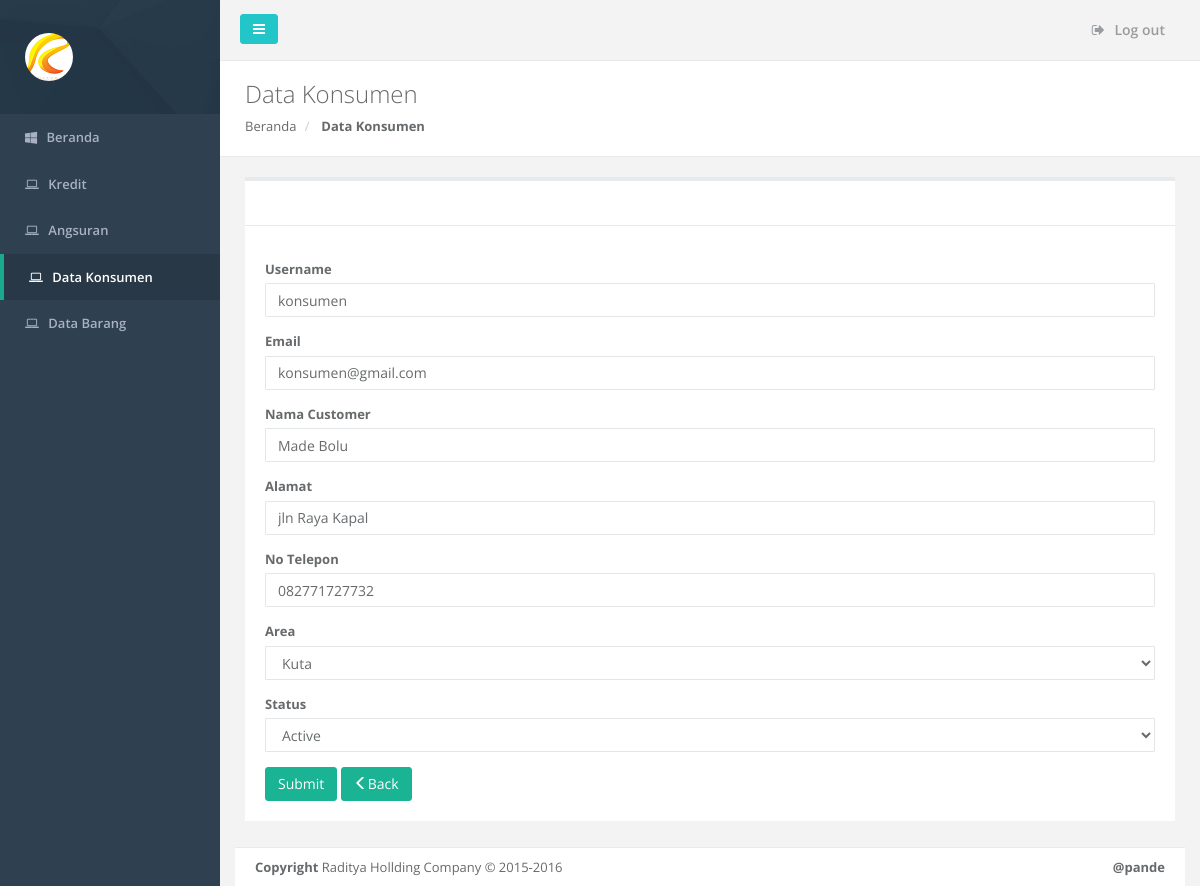
Screenshot of /edit_konsumen.php?id=2 (signed in) with the database file from the repository.
### tables this page shows
CREATE TABLE IF NOT EXISTS `users` (
  `id` int(11) NOT NULL AUTO_INCREMENT,
  `username` varchar(30) NOT NULL,
  `password` varchar(225) NOT NULL,
  `email` varchar(50) NOT NULL,
  `token` varchar(225) DEFAULT NULL,
  `type` smallint(6) NOT NULL,
  `status` smallint(6) NOT NULL,
  `create_at` timestamp NOT NULL DEFAULT CURRENT_TIMESTAMP,
  `last_visit` timestamp NOT NULL DEFAULT '0000-00-00 00:00:00',
  PRIMARY KEY (`id`)
);

CREATE TABLE IF NOT EXISTS `anggota` (
  `id_anggota` int(11) NOT NULL AUTO_INCREMENT,
  `id_user` int(11) NOT NULL,
  `nama` varchar(100) NOT NULL,
  `alamat` text NOT NULL,
  `telepon` varchar(12) NOT NULL,
  `area` varchar(50) DEFAULT NULL,
  PRIMARY KEY (`id_anggota`)
);

### edit_konsumen.php (the view, shortened to what this page needs)
<?php include_once ('layouts/header.php'); ?>
        <div class="row wrapper border-bottom white-bg page-heading">
			<div class="col-lg-10">
				<h2>Data Konsumen</h2>
				<ol class="breadcrumb">
					<li>
						<a href="index.php">Beranda</a>
					</li>
					<li class="active">
						<strong>Data Konsumen</strong>
					</li>
				</ol>
			</div>
				<div class="col-lg-2">
				</div>
		</div>
		<div class="row">
            <div class="col-lg-12">
                <div class="wrapper wrapper-content animated fadeInUp">
                    <div class="ibox">
                        <div class="ibox-title">
                        </div>
                            <div class="ibox-content">
								 <div class="project-list">
								 <?php
                                 $id = $_GET['id'];
										?>
										<?php
                                 if(isset($id)){
                                     $result = $mysqli->query("select * from anggota where id_anggota='$id'");
                                     $row = $result->fetch_assoc();
                                     $result = $mysqli->query("select * from users where id='".$row['id_user']."'");
                                     $user = $result->fetch_assoc();
                                 }
								?>
								<br/>
									 <form method="post">
                                     <div class="form-group">
                                         <label for="user">Username</label>
                                         <input type="text" class="form-control" id="user"  name="user" value="<?php echo $user['username']?>" required>
                                     </div>
                                     <div class="form-group">
                                         <label for="em">Email</label>
                                         <input type="text" class="form-control" id="em"  name="em" value="<?php echo $user['email']?>" required>
                                     </div>
									  <div class="form-group">
										<label for="nama">Nama Customer</label>
										<input type="text" class="form-control" id="nama"  name="nama" value="<?php echo $row['nama']?>" required>
									  </div>
									  <div class="form-group">
										<label for="alamat">Alamat</label>
										<input type="text" class="form-control" id="alamat"  name="alamat" value="<?php echo $row['alamat']?>" required>
									  </div>
									  <div class="form-group">
										<label for="telepon">No Telepon</label>
										<input type="text" class="form-control" id="telepon"  name="telepon" value="<?php echo $row['telepon']?>" required>
									  </div>
                                     <div class="form-group">
                                         <label for="area">Area</label>
                                         <select name="area" id="area" class="form-control" required>
                                             <option value="Kuta" <?= $row['area']=='Kuta' ? 'selected' : '' ?>>Kuta</option>
                                         </select>
                                     </div>
                                     <div class="form-group">
                                         <label for="sts">Status</label>
                                         <select name="sts" id="sts" class="form-control" required>
                                             <option value="10" <?= $user['status']=='10' ? 'selected' : '' ?> >Active</option>
                                         </select>
                                     </div>
									  <button type="submit" class="btn btn-primary"  name="submit">Submit</button>
									  <a href="dtbarang.php" class="btn btn-primary"><span class="glyphicon glyphicon-menu-left" aria-hidden="true"></span>Back</a>
									</form>
                </div>
            </div>
		</div>
            <div class="footer">
                    <div class="pull-right">
                       <strong>@pande</strong>
                    </div>
                    <div>
                        <strong>Copyright</strong> Raditya Hollding Company &copy; 2015-2016
                    </div>
                </div>
            </div>
		</div>
</div>
</body>
</html>

### rows the page displays
users: user "konsumen", em "konsumen@gmail.com", sts "Active"
anggota: nama "Made Bolu", alamat "jln Raya Kapal", telepon "082771727732", area "Kuta"
